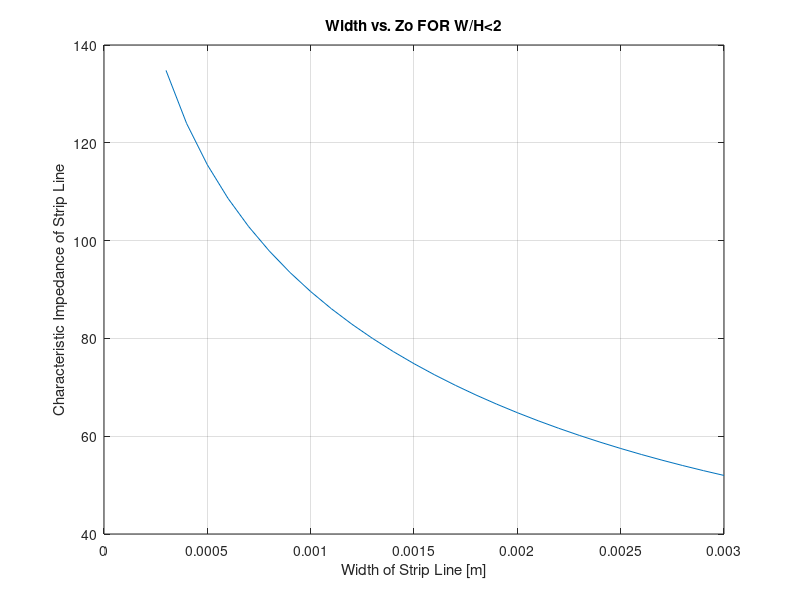
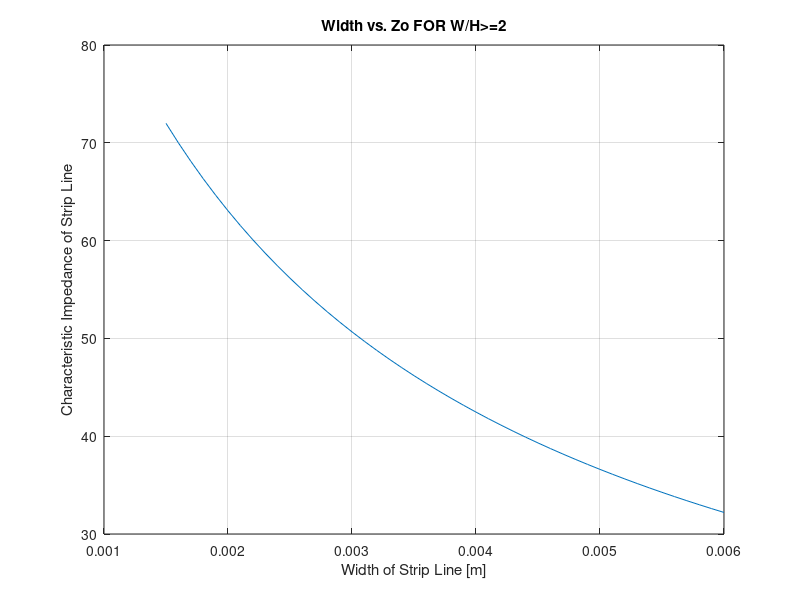

Source code (MATLAB) for these figures, in order:
%Microstrip Calculator
%based on Eq. 1.17..1.19 from Gupta's "Microstrip Lines and Slotlines" 1st
%ed.   ISBN 0-89006-074-6

%Enter Board Parameters Here
h = 1.524E-3; %[m] height (thickness) of board
Er = 4; %relative dielectric constant of board

%% CALCULATE characteristic impedance and Er.effective

%% Case W/h<2 "NARROW"

Wn=3:30; % Arbitrary boundary values--consider where W/h<2 !
Wn=Wn.*0.1E-3;
Zon=(377/(2*pi.*sqrt((Er+1)/2)))*(log((8*h)./Wn)+(1/8)*((Wn./(2.*h)).^2)-(1/2).*((Er-1)./(Er+1))*(log(pi/2)+(1./Er)*log(4/pi)));

%Er.effective for "narrow"
Ereffn=((Er+1)/2+((Er-1)/2)*((log(pi/2)+(1/Er)*log(4/pi))./log((8*h)./Wn))); %effective epsilon of line

%calculate wavelength vs. Er.effective (scalar) for case "narrow"
Len=1./sqrt(Ereffn); %scalar for wavelength inside strip

%% Case W/h>=2 "WIDE"
Ww=15:60; % Arbitrary boundary values--consider where W/h>=2 !
Ww=Ww.*0.1E-3;
Zow=(377/(sqrt(Er))*((Ww./h)+0.883+((Er+1)./(pi*Er))*(log(Ww./(2*h)+0.94)+1.451)+0.165*((Er-1)/Er.^2)).^(-1));

%Er.effective for "WIDE"
Ereffw=((Er+1)/2+((Er-1)/2)*((log(pi/2)+(1/Er)*log(4/pi))./log((8*h)./Ww))); %effective epsilon of line

%calculate wavelength vs. Er.effective (scalar) for case "WIDE"
Lew=1./sqrt(Ereffw); %scalar for wavelength inside strip
%% plot
figure
plot(Wn,Zon)
xlabel('Width of Strip Line [m]')
ylabel('Characteristic Impedance of Strip Line')
title('Width vs. Zo FOR W/H<2')
grid('on')

%{
figure
plot(Ereffn,Zon);
xlabel('Er.effective');
ylabel('Characteristic Impedance of Strip Line');
title('Er.effective vs. Zo FOR W/H<2');
grid on;

figure
plot(Ereffn,Len);
xlabel('Er.effective');
ylabel('wavelength.strip');
title('Er.effective vs. Wavelength in strip FOR W/H<2');
grid on;
%}

figure
plot(Ww,Zow)
xlabel('Width of Strip Line [m]')
ylabel('Characteristic Impedance of Strip Line')
title('Width vs. Zo FOR W/H>=2')
grid('on')

%{
figure
plot(Ereffw,Zow);
xlabel('Er.effective');
ylabel('Characteristic Impedance of Strip Line');
title('Er.effective vs. Zo FOR W/H>=2');
grid on;

figure
plot(Ereffw,Lew);
xlabel('Er.effective');
ylabel('wavelength.strip');
title('Er.effective vs. Wavelength in strip FOR W/H>=2');
grid on;
%}
